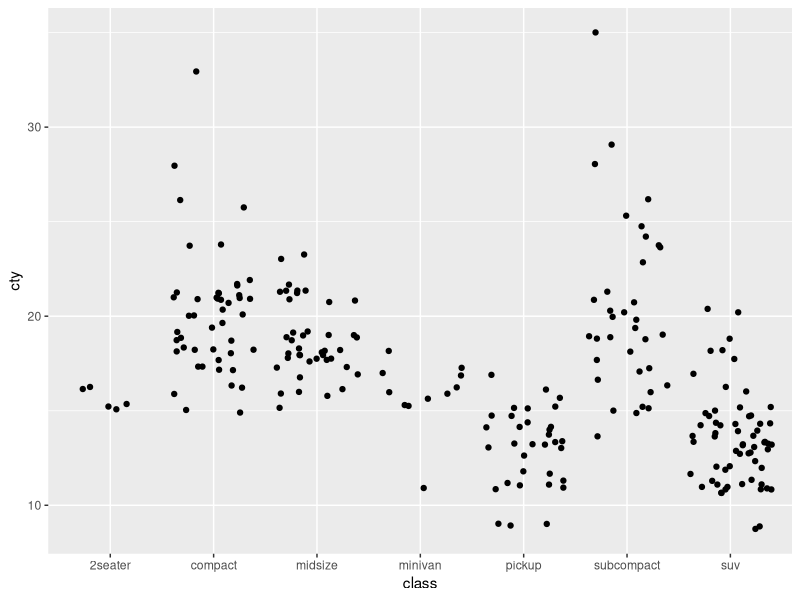

Source code (R):
## ---- chunk 1
knitr::opts_chunk$set(echo = TRUE)

library(tidyverse)
## ---- chunk 2
ggplot(data = mpg, aes(x = class, y = cty)) +
	geom_jitter()
